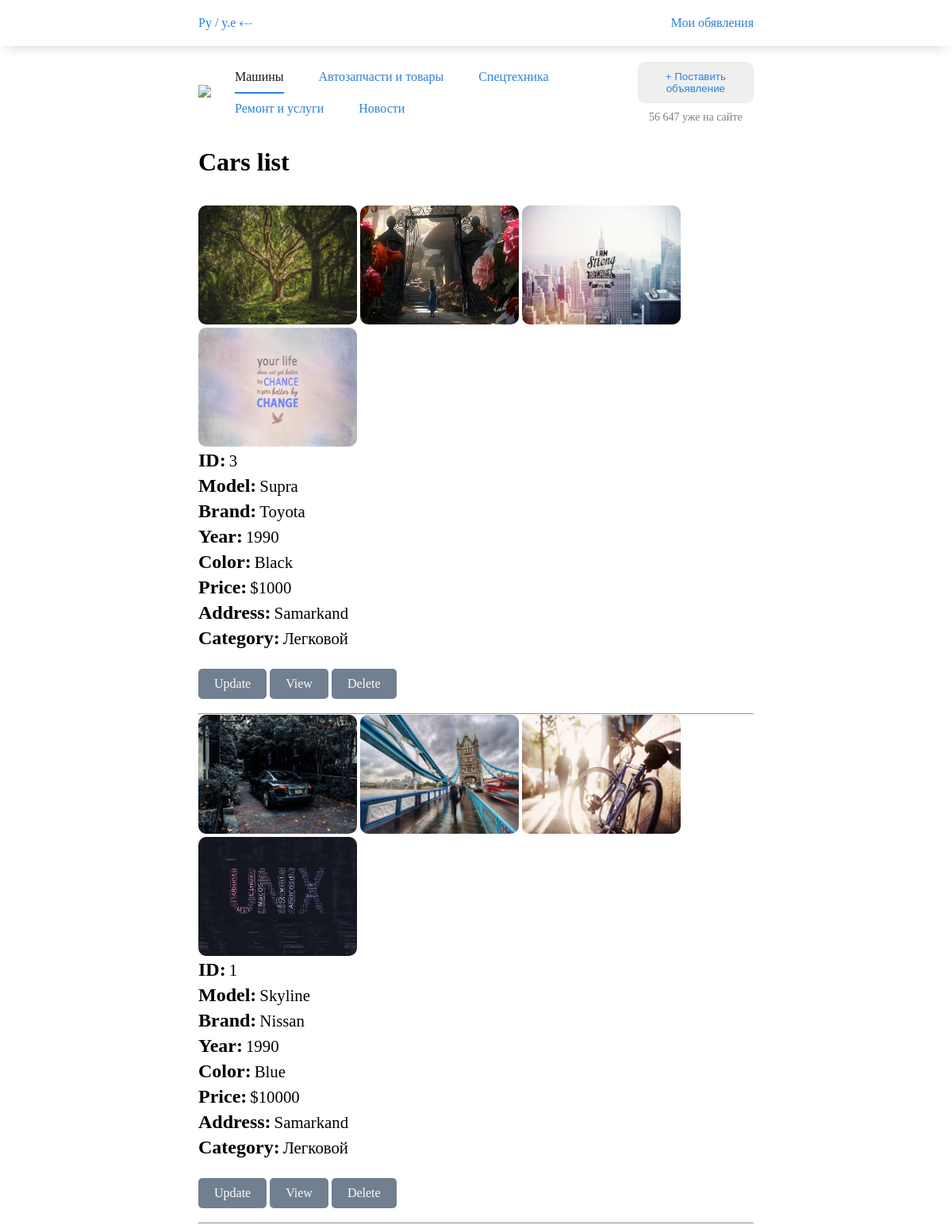
/products/cars/, run on the app's committed database.
### products/models.py (models this page shows, shortened)
class CarImage(models.Model):
    car = models.ForeignKey('Cars', on_delete=models.CASCADE)
    image = models.ImageField(upload_to='cars/', default='cars/default.png')

class Cars(models.Model):
    brand = models.CharField(max_length=50)
    model = models.CharField(max_length=50)
    year = models.IntegerField()
    color = models.CharField(max_length=50)
    price = models.IntegerField()
    author_of_ad = models.ForeignKey(User, on_delete=models.CASCADE)
    created_at = models.DateTimeField(auto_now_add=True)
    address = models.CharField(max_length=255)
    likes = models.TextField(default='[]')
    images = models.ManyToManyField(CarImage)
    category = models.CharField(max_length=50)
    class Meta:
        verbose_name = 'Car'
        verbose_name_plural = 'Cars'
        ordering = ['-created_at']

### products/views.py (the view)
# urls.py: path("cars/", cars_view, name='cars_view'),
def cars_view(request):
    cars = Cars.objects.all()
    images = CarImage.objects.all()
    context = {"cars": []}
    for car in cars:
        car_images = images.filter(car=car)
        context["cars"].append({
            "car": car,
            "images": car_images
        })
    return render(request, 'cars_list.html', context)

### products/templates/cars_list.html (shortened to what this page needs)
{% extends 'base.html' %}
{% block content %}
  <h1>Cars list</h1>
  <br />
  <br />
  <ul>
    {% for obj in cars %}
      <li>
        <div class="container">
          <div class="left">
            {% for img in obj.images %}
              <img src="{{ img.image.url }}" />
            {% endfor %}
          </div>
          <div class="right">
            <b>ID:</b> <span>{{ obj.car.id }}</span> <br />
            <b>Model:</b> <span>{{ obj.car.model|title }}</span> <br />
            <b>Brand:</b> <span>{{ obj.car.brand }}</span> <br />
            <b>Year:</b> <span>{{ obj.car.year }}</span> <br />
            <b>Color:</b> <span>{{ obj.car.color }}</span> <br />
            <b>Price:</b> <span>${{ obj.car.price }}</span> <br />
            <b>Address:</b> <span>{{ obj.car.address }}</span> <br />
            <b>Category:</b> <span>{{ obj.car.category }}</span> <br />
          </div>
        </div>
        <a class="btn-link" href="{% url 'update_car_view' obj.car.id %}">Update</a>
        <a class="btn-link" href="{% url 'car_details_view' obj.car.id %}">View</a>
        <a class="btn-link" href="#" onclick="conformDeletion('{{ obj.car.id }}')">Delete</a>
        <br />
        <br />
        <hr />
      </li>
    {% endfor %}
  </ul>
{% endblock %}

### templates/base.html (shortened to what this page needs)
{% load static %}
<!DOCTYPE html>
<html lang="en">
<head>
  <link rel="stylesheet" href="{% static '/scss/nav/index.css' %}" />
</head>
<body>
  {% include 'navbar.html' %}
  <main class="main-container">
    {% block content %}
    {% endblock %}
  </main>
</body>
</html>

### templates/navbar.html (shortened to what this page needs)
{% load static %}
<header>
  <div class="upper-nav">
    <a href="#">Py / y.e &lBarr;</a>
    <a href="#">Мои обявления</a>
  </div>
  <nav>
    <a href="{% url 'home' %}"><img src="https://avtoelon.uz/static/frontend/images/logos/header-logo.svg" /></a>
    <div class="auto-nav-links">
      <a href="{% url 'cars_view' %}" class="nav-link-item active">Машины</a>
      <a href="#" class="nav-link-item">Автозапчасти и товары</a>
      <a href="#" class="nav-link-item">Спецтехника</a>
      <a href="#" class="nav-link-item">Ремонт и услуги</a>
      <a href="#" class="nav-link-item">Новости</a>
    </div>
    <div class="auto-actions">
      <button class="outline-info-btn"><a href="{% url 'create_car_view' %}">&plus; Поставить объявление</a></button>
      <p class="muted">56 647 уже на сайте</p>
    </div>
  </nav>
</header>

### static/scss/nav/index.css (style rules this page uses)
* { margin: 0; padding: 0; box-sizing: border-box; transition: 0.5s; }
.main-container { padding: 10px 250px; }
button { padding: 10px 20px; border: 1px solid rgba(214, 236, 251, 0.6); color: #2a81dd; cursor: pointer; border-radius: 10px; }
.muted { color: gray; font-size: 14px; }
a { color: #2a81dd; }
a.active { color: #1c1819; }
header .upper-nav { display: flex; flex-direction: row; justify-content: space-between; align-items: center; gap: 10px; box-shadow: 0 8px 16px -8px rgba(0, 0, 0, 0.2); padding: 20px 250px; }
header .upper-nav a { text-decoration: none; }
header nav { padding: 20px 250px; display: flex; flex-direction: row; justify-content: space-between; align-items: center; gap: 10px; }
header nav .auto-nav-links a { padding: 10px 0; margin: 0 20px; display: inline-block; text-decoration: none; }
header nav .auto-nav-links a.active { border-bottom: 2px #2a81dd solid; }
header nav .auto-actions { display: flex; flex-direction: column; justify-content: center; align-items: center; gap: 10px; }
header nav .auto-actions button a { text-decoration: none; }

### products/templates/cars_list.html (style rules this page uses)
ul { list-style-type: none; }
.btn-link { text-decoration: none; display: inline-block; padding: 10px 20px; background-color: slategray; color: snow; border-radius: 5px; cursor: pointer; }
.container { margin-bottom: 20px; }
.container .left img { border-radius: 10px; width: 200px; height: 150px; }
.container b { font-size: 1.5em; display: inline-block; margin-bottom: 5px; }
.container span { font-size: 1.3em; }

### data on the page
Cars: car.id "3", car.model "Supra", car.brand "Toyota", car.year "1990", car.color "Black", car.price "1000", car.address "Samarkand", car.category "Легковой"
CarImage: image (picture)
CarImage: image (picture)
CarImage: image (picture)
CarImage: image (picture)
Cars: car.id "1", car.model "Skyline", car.brand "Nissan", car.year "1990", car.color "Blue", car.price "10000", car.address "Samarkand", car.category "Легковой"
CarImage: image (picture)
CarImage: image (picture)
CarImage: image (picture)
CarImage: image (picture)
